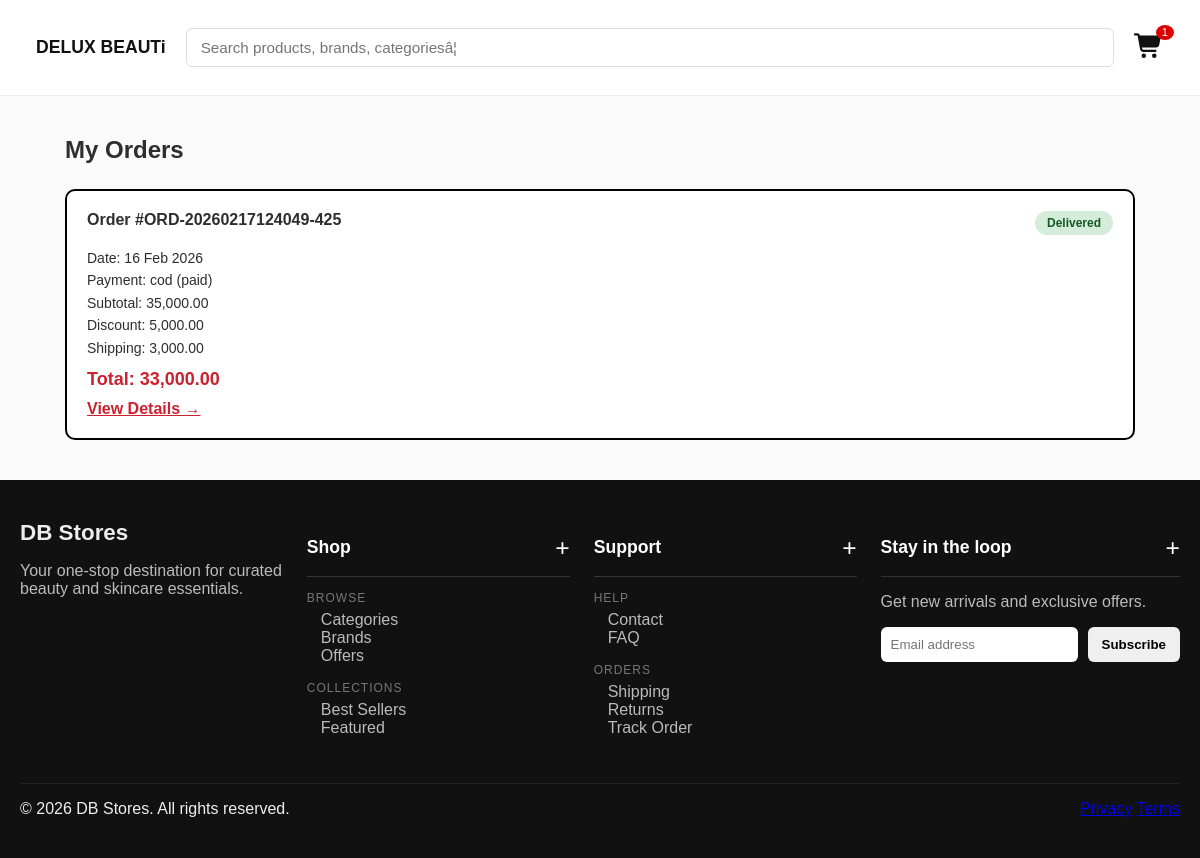
Screenshot of /my_orders.php (signed in) with the database file from the repository.
### tables this page shows
CREATE TABLE `orders` (
  `id` int(10) UNSIGNED NOT NULL,
  `user_id` int(10) UNSIGNED NOT NULL,
  `subtotal` decimal(12,2) NOT NULL DEFAULT 0.00,
  `shipping` decimal(12,2) NOT NULL DEFAULT 0.00,
  `discount` decimal(12,2) NOT NULL DEFAULT 0.00,
  `total` decimal(12,2) NOT NULL DEFAULT 0.00,
  `status` enum('pending','processing','shipped','delivered','cancelled') DEFAULT 'pending',
  `payment_method` varchar(50) DEFAULT 'cod',
  `payment_status` enum('unpaid','paid','failed','refunded') DEFAULT 'unpaid',
  `full_name` varchar(150) NOT NULL,
  `phone` varchar(50) NOT NULL,
  `email` varchar(150) DEFAULT NULL,
  `address` text NOT NULL,
  `state_id` int(10) UNSIGNED DEFAULT NULL,
  `township_id` int(10) UNSIGNED DEFAULT NULL,
  `coupon_code` varchar(100) DEFAULT NULL,
  `order_number` varchar(50) DEFAULT NULL,
  `notes` text DEFAULT NULL,
  `created_at` datetime DEFAULT current_timestamp(),
  `updated_at` datetime DEFAULT current_timestamp() ON UPDATE current_timestamp(),
  `tracking_number` varchar(100) DEFAULT NULL,
  `shipped_at` datetime DEFAULT NULL,
  `delivered_at` datetime DEFAULT NULL,
  `cancelled_at` datetime DEFAULT NULL
);

### functions.php (called while the page is built, shortened)
<?php
function getUserById(mysqli $db, int $id): ?array {
    $stmt = $db->prepare('SELECT * FROM users WHERE id = ? LIMIT 1');
    $stmt->bind_param('i', $id);
    $stmt->execute();
    $row = $stmt->get_result()->fetch_assoc();
    return $row ?: null;
}

### init.php (called while the page is built, shortened)
<?php
require_once __DIR__ . '/functions.php';
if (!empty($_SESSION['user_id'])) {
    $userId = (int)$_SESSION['user_id'];
    $currentUser = getUserById($mysqli, $userId);
}

### my_orders.php (the view, shortened to what this page needs)
<?php
require_once __DIR__ . '/init.php';
require_once __DIR__ . '/functions.php';
require_once __DIR__ . '/header.php';
$userId = (int)$_SESSION['user_id'];
$stmt = $mysqli->prepare("
    SELECT
        id,
        order_number,
        subtotal,
        discount,
        shipping,
        total,
        status,
        payment_method,
        payment_status,
        created_at
    FROM orders
    WHERE user_id = ?
    ORDER BY created_at DESC
");
$stmt->bind_param("i", $userId);
$stmt->execute();
$result = $stmt->get_result();
?>
<div class="orders-container">
    <h2 style="margin-bottom:25px;">My Orders</h2>
<?php if ($result->num_rows === 0): ?>
    <p>You haven't placed any orders yet.</p>
<?php else: ?>
    <?php while($order = $result->fetch_assoc()): ?>
        <div class="order-card">
            <div class="order-header">
                <div class="order-number">
                    Order #<?= htmlspecialchars($order['order_number']) ?>
                </div>
                <div class="status <?= htmlspecialchars($order['status']) ?>">
                    <?= ucfirst($order['status']) ?>
                </div>
            </div>
            <div class="order-body">
                Date: <?= date("d M Y", strtotime($order['created_at'])) ?><br>
                Payment: <?= htmlspecialchars($order['payment_method']) ?>
                (<?= htmlspecialchars($order['payment_status']) ?>)<br>
                Subtotal: <?= number_format($order['subtotal'], 2) ?><br>
                Discount: <?= number_format($order['discount'], 2) ?><br>
                Shipping: <?= number_format($order['shipping'], 2) ?>
            </div>
            <div class="order-total">
                Total: <?= number_format($order['total'], 2) ?>
            </div>
            <div style="margin-top:10px;">
                <a href="order_detail.php?id=<?= $order['id'] ?>"
                   style="color:#CC2230; font-weight:600;">
                   View Details →
                </a>
            </div>
        </div>
    <?php endwhile; ?>
<?php endif; ?>
</div>
<?php require_once __DIR__ . '/footer.php'; ?>

### assets/css/storefront-main.css (style rules this page uses)
:root { --primary: #CC2230; --black: #000; --white: #fff; --gray-dark: #2E2E2E; --gray-light: #F5F5F5; --gray-50: #FAFAFA; --border: #E0E0E0; --space-sm: 8px; --space-md: 16px; --space-lg: 24px; --radius-md: 8px; --radius-lg: 12px; --shadow: 0px 4px 12px rgba(0,0,0,0.05); --font-primary: "Helvetica Now Display", sans-serif; --font-secondary: "Poppins", sans-serif; }
* { box-sizing: border-box; }
body { font-family: var(--font-secondary); margin: 0; background: var(--gray-50); color: var(--gray-dark); }

### my_orders.php (style rules this page uses)
.orders-container { max-width: 1100px; margin: 40px auto; padding: 0 15px; }
.order-card { background: #fff; border-radius: 10px; padding: 20px; margin-bottom: 20px; border:solid 2px #000; }
.order-header { display: flex; justify-content: space-between; flex-wrap: wrap; margin-bottom: 12px; }
.order-number { font-weight: 600; font-size: 16px; }
.status { padding: 5px 12px; border-radius: 30px; font-size: 12px; font-weight: 600; }
.status.delivered { background:#d4edda; color:#155724; }
.order-body { font-size: 14px; line-height: 1.6; }
.order-total { font-size: 18px; font-weight: 700; margin-top: 10px; color: #CC2230; }

### rows the page displays
orders: order_number "ORD-20260217124049-425", status "Delivered", created_at "16 Feb 2026", payment_method "cod", payment_status "paid", subtotal "35,000.00", discount "5,000.00", shipping "3,000.00", total "33,000.00"

### other values shown
$cartCount "1"
